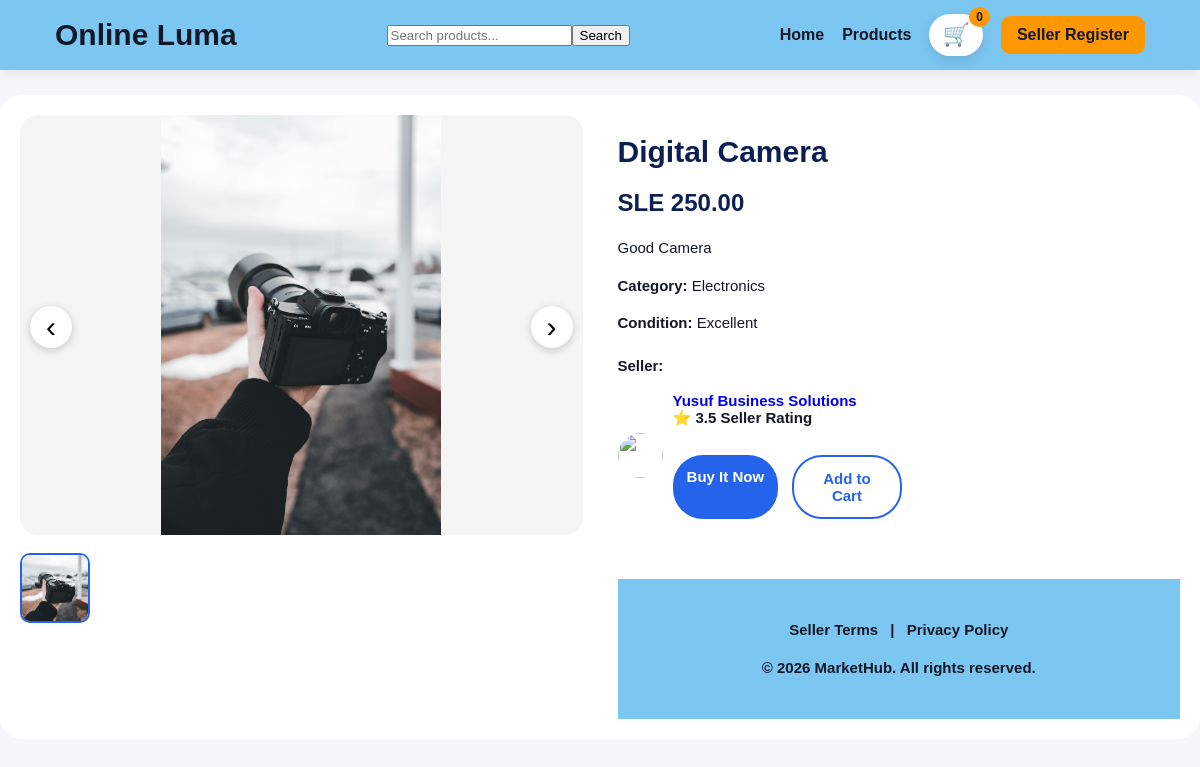
Page /product/7/ on the committed database.
### website/models.py (models this page shows, shortened)
class Product(models.Model):
    CONDITION_CHOICES = [
        ("Excellent", "Excellent"),
        ("Good", "Good"),
        ("Fair/Damaged", "Fair/Damaged"),
    ]
    seller = models.ForeignKey(User, on_delete=models.SET_NULL, null=True, blank=True)
    name = models.CharField(max_length=200)
    category = models.CharField(max_length=100, blank=True, null=True)
    amount = models.DecimalField(max_digits=10, decimal_places=2, default=0)
    description = models.TextField(blank=True, null=True)
    condition = models.CharField(max_length=20, choices=CONDITION_CHOICES, default="Good")
    image = models.ImageField(upload_to="products/", blank=True, null=True)

class SellerProfile(models.Model):
    SELLER_TYPE_CHOICES = [
        ("personal", "Personal Seller"),
        ("business", "Business Seller"),
    ]
    user = models.OneToOneField(User, on_delete=models.CASCADE)
    seller_type = models.CharField(max_length=20, choices=SELLER_TYPE_CHOICES, default="personal")
    business_name = models.CharField(max_length=200, blank=True, null=True)
    phone = models.CharField(max_length=30)
    orange_number = models.CharField(max_length=30, blank=True, null=True)
    afri_number = models.CharField(max_length=30, blank=True, null=True)
    business_address = models.CharField(max_length=255, blank=True, null=True)
    business_logo = models.ImageField(upload_to="seller_logos/", blank=True, null=True)

### website/views.py (the view)
# urls.py: path("product/<int:product_id>/", views.product_detail, name="product_detail"),
def product_detail(request, product_id):
    product = get_object_or_404(Product, id=product_id)
    average_rating = ProductReview.objects.filter(
        product__seller=product.seller
    ).aggregate(Avg("rating"))["rating__avg"]
    if average_rating:
        average_rating = round(average_rating, 1)
    return render(request, "product_detail.html", {
        "product": product,
        "average_rating": average_rating,
    })

### website/templates/product_detail.html (shortened to what this page needs)
{% extends 'base.html' %}
{% load static %}
{% block content %}
<div class="product-detail">
    <div class="product-layout">
        <div class="image-section">
            <div class="product-image-area">
                <button type="button" class="image-arrow left-arrow" onclick="changeImage(-1)">
                    ‹
                </button>
                {% if product.image %}
                    <img
                        id="mainProductImage"
                        src="{{ product.image.url }}"
                        alt="{{ product.name }}"
                        class="main-product-image"
                    >
                {% else %}
                    <div class="no-image-box">No Image</div>
                {% endif %}
                <button type="button" class="image-arrow right-arrow" onclick="changeImage(1)">
                    ›
                </button>
            </div>
            <div class="product-gallery">
                {% if product.image %}
                    <img
                        src="{{ product.image.url }}"
                        class="thumb active-thumb"
                        onclick="setImage(0)"
                    >
                {% endif %}
            </div>
        </div>
        <div class="details-section">
            <h1>{{ product.name }}</h1>
            <h2>SLE {{ product.amount }}</h2>
            {% if product.description %}
                <p class="description">{{ product.description }}</p>
            {% endif %}
            <p><strong>Category:</strong> {{ product.category }}</p>
            <p><strong>Condition:</strong> {{ product.condition }}</p>
            <div class="seller-box">
                <p><strong>Seller:</strong></p>
                <div class="seller-info">
                    {% if product.seller.sellerprofile.logo %}
                        <img src="{{ product.seller.sellerprofile.logo.url }}" class="seller-logo">
                    {% else %}
                        <img src="{% static 'images/default.png' %}" class="seller-logo">
                    {% endif %}
                    <span>
        <a href="{% url 'seller_store' product.seller.id %}" class="seller-link">
             {% if product.seller.sellerprofile.business_name %}
                {{ product.seller.sellerprofile.business_name }}
            {% else %}
               {{ product.seller.username }}
           {% endif %}
       </a>
       <div class="seller-rating">
    ⭐ {{ average_rating|default:"No rating yet" }} Seller Rating
<div class="button-row">
                <a href="{% url 'checkout' %}" class="buy-now-btn">
                    Buy It Now
                </a>
                <a href="{% url 'add_to_cart' product.id %}" class="cart-btn">
                    Add to Cart
                </a>
            </div>
        </div>
    </div>
</div>
{% endblock %}

### website/templates/base.html (style rules this page uses)
* { box-sizing: border-box; }
body { margin: 0; font-family: Arial, Helvetica, sans-serif; background: #f5f7fb; color: #111827; }
a { text-decoration: none; }

### website/templates/product_detail.html (style rules this page uses)
.product-detail { max-width: 1250px; margin: 25px auto; padding: 20px; background: white; border-radius: 22px; }
.product-layout { display: grid; grid-template-columns: 1fr 1fr; gap: 35px; align-items: start; }
.main-product-image { width: 100%; max-height: 420px; object-fit: contain; border-radius: 18px; background: #f5f5f5; }
.product-image-area { position: relative; }
.image-arrow { position: absolute; top: 50%; transform: translateY(-50%); width: 42px; height: 42px; border: none; border-radius: 50%; background: white; font-size: 30px; cursor: pointer; z-index: 10; box-shadow: 0 2px 8px rgba(0,0,0,0.2); }
.left-arrow { left: 10px; }
.right-arrow { right: 10px; }
.product-gallery { display: flex; gap: 10px; margin-top: 14px; flex-wrap: wrap; }
.thumb { width: 70px; height: 70px; object-fit: cover; border-radius: 10px; cursor: pointer; border: 2px solid transparent; }
.active-thumb { border: 2px solid #2563eb; }
.details-section h1 { font-size: 30px !important; color: #0b1f52; margin-bottom: 12px; font-weight: 800; }
.details-section h2 { font-size: 24px !important; color: #0b1f52; margin-bottom: 20px; font-weight: 700; }
.details-section p, .details-section strong, .details-section label, .details-section select, .description { font-size: 15px !important; line-height: 1.5; }
.seller-box { margin-top: 20px; }
.seller-info { display: flex; align-items: center; gap: 10px; }
.seller-logo { width: 45px; height: 45px; border-radius: 50%; object-fit: cover; }
.seller-info span { font-size: 15px; font-weight: 700; }
.button-row { margin-top: 28px; display: flex; gap: 14px; }
.buy-now-btn, .cart-btn { flex: 1; padding: 13px; text-align: center; border-radius: 30px; text-decoration: none; font-size: 15px !important; font-weight: 700; }
.buy-now-btn { background: #2563eb; color: white; }
.cart-btn { background: white; color: #2563eb; border: 2px solid #2563eb; }

### rows in the picture
Product: image (picture), name "Digital Camera", amount "250.00", description "Good Camera", category "Electronics", condition "Excellent", seller.sellerprofile.business_name "Yusuf Business Solutions"

### other values in the picture
{{ request.session.cart|length|default:0 }} "0"
{{ average_rating|default:"No rating yet" }} "3.5"
